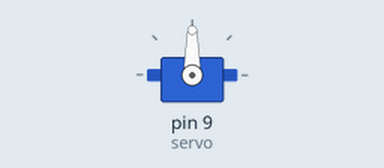
Simulated run of this sketch. Board: Arduino Uno, built with avr-gcc and run on an emulated ATmega328P. Parts: servo.

Above: at 2.05 s.
At 3.5 s:
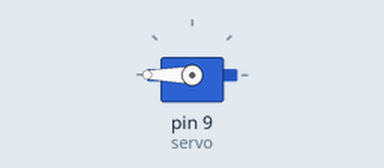
At 5.0 s:
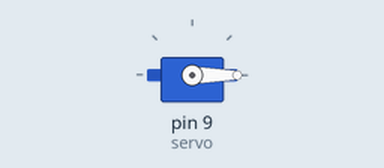
Timing chart, 0 to 8.9 s (numbered marks = the images above):
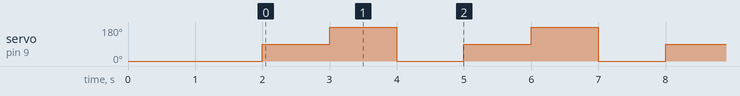

The sketch:

o14_servo1simple.ino
```cpp
#include<Servo.h>
Servo servo;
void setup()
{
  servo.attach(9);
  servo.write(0);//initial position to 0 degree
  delay(2000);
}
void loop(){
  servo.write(90);
  delay(1000);
  servo.write(180);
  delay(1000);
  servo.write(0);
  delay(1000);
}
```

Measured:
- by itself, servo on pin 9 (servo): repeats every 3.0 s: 180° 1.0 s, 0° 1.0 s, 90° 1.0 s
